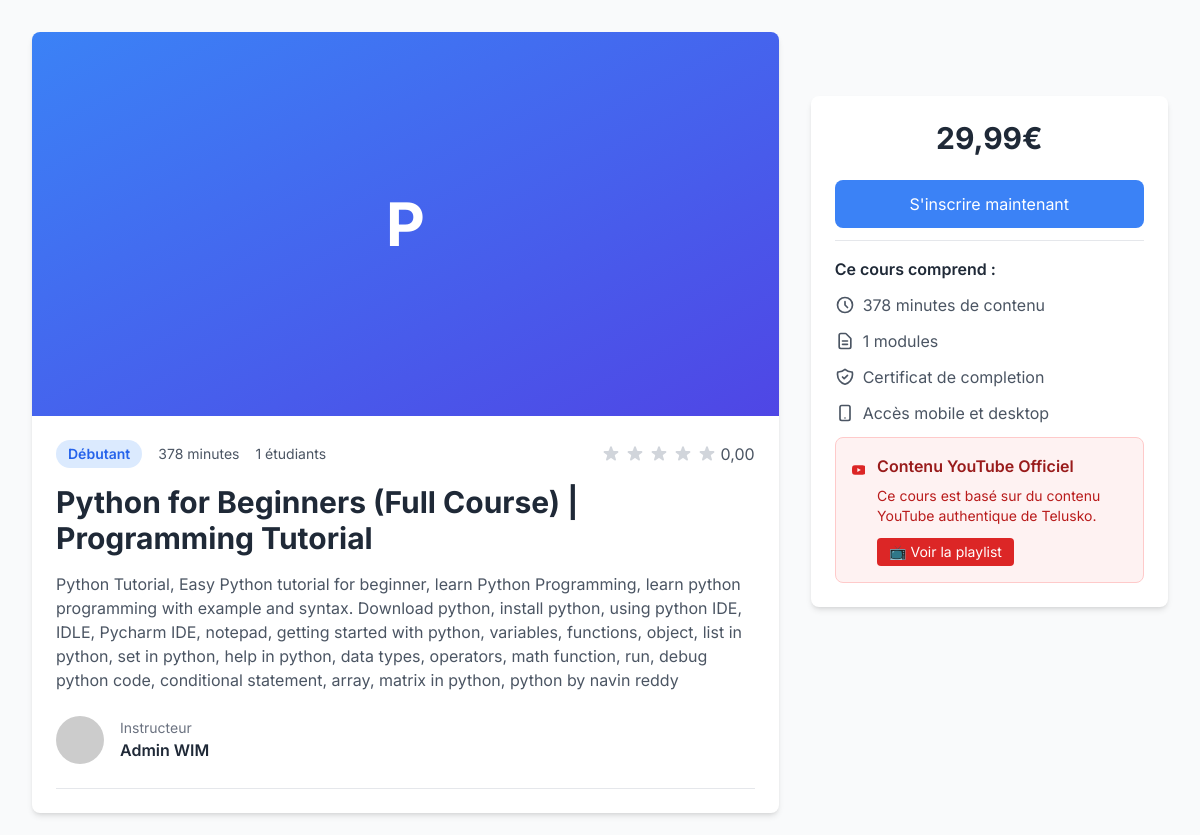
Before: /courses/python-for-beginners-full-course-programming-tutorial/ (upper part) with the older database file.
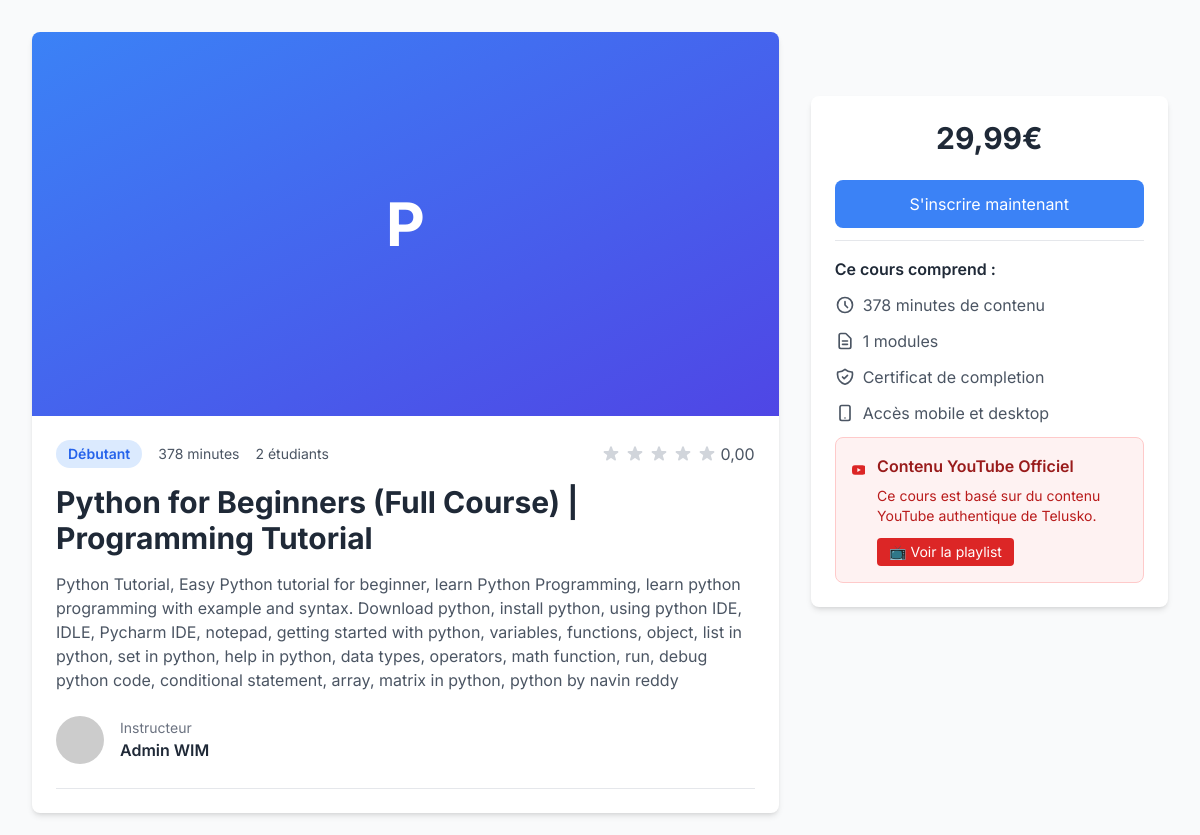
After: the same page with the newer database file.
### apps/courses/models.py (models this page shows, shortened)
class Course(models.Model):
    DIFFICULTY_CHOICES = [
        ('beginner', 'Débutant'),
        ('intermediate', 'Intermédiaire'),
        ('advanced', 'Avancé'),
    ]
    title = models.CharField('titre', max_length=200)
    slug = models.SlugField('slug', max_length=250, unique=True, blank=True)
    description = models.TextField('description courte', max_length=500)
    full_description = models.TextField('description complète')
    category = models.ForeignKey(Category, on_delete=models.SET_NULL, null=True, related_name='courses',
                                 verbose_name='catégorie')
    instructor = models.ForeignKey('users.User', on_delete=models.CASCADE, related_name='taught_courses',
                                   verbose_name='instructeur')
    image = models.ImageField(upload_to='course_images/', verbose_name='image', blank=True, null=True)
    difficulty = models.CharField('difficulté', max_length=20, choices=DIFFICULTY_CHOICES, default='beginner')
    duration = models.IntegerField('durée (minutes)', default=0)
    price = models.DecimalField('prix', max_digits=10, decimal_places=2, default=0)
    rating = models.DecimalField('note', max_digits=3, decimal_places=2, default=0)
    total_students = models.IntegerField('étudiants', default=0)
    total_reviews = models.IntegerField('avis', default=0)
    is_published = models.BooleanField('publié', default=False)
    is_new = models.BooleanField('nouveau', default=True)
    is_featured = models.BooleanField('mis en avant', default=False)
    prerequisites = models.TextField('prérequis', blank=True)
    learning_objectives = models.TextField('objectifs', blank=True)
    youtube_playlist_id = models.CharField('ID Playlist YouTube', max_length=100, blank=True)
    youtube_channel_id = models.CharField('ID Chaîne YouTube', max_length=100, blank=True)
    youtube_channel_name = models.CharField('Nom Chaîne YouTube', max_length=200, blank=True)
    youtube_thumbnail_url = models.URLField('URL Miniature YouTube', blank=True)
    is_youtube_synced = models.BooleanField('Synchronisé YouTube', default=False)
    last_youtube_sync = models.DateTimeField('Dernière sync YouTube', null=True, blank=True)
    created_at = models.DateTimeField(auto_now_add=True)
    updated_at = models.DateTimeField(auto_now=True)
    class Meta:
        verbose_name = 'cours'
        verbose_name_plural = 'cours'
        ordering = ['-created_at']

### apps/users/models.py (models this page shows, shortened)
class User(AbstractUser):
    username = None
    email = models.EmailField('adresse email', unique=True)
    name = models.CharField('nom complet', max_length=150, blank=True)
    bio = models.TextField('biographie', max_length=500, blank=True)
    avatar = models.ImageField(upload_to='avatars/', blank=True, null=True)
    phone = models.CharField('téléphone', max_length=20, blank=True)
    location = models.CharField('localisation', max_length=100, blank=True)
    newsletter_subscribed = models.BooleanField('newsletter', default=True)
    email_notifications = models.BooleanField('notifications', default=True)
    is_instructor = models.BooleanField('instructeur', default=False)
    groups = models.ManyToManyField(
        'auth.Group',
        verbose_name='groups',
        blank=True,
        related_name='custom_users',
        related_query_name='custom_user',
    )
    user_permissions = models.ManyToManyField(
        'auth.Permission',
        verbose_name='user permissions',
        blank=True,
        related_name='custom_users',
        related_query_name='custom_user',
    )
    objects = UserManager()
    USERNAME_FIELD = 'email'
    REQUIRED_FIELDS = ['name']
    class Meta:
        verbose_name = 'utilisateur'
        verbose_name_plural = 'utilisateurs'
        ordering = ['-date_joined']

### apps/courses/views.py (the view, shortened to what this page needs)
# urls.py: path('<slug:slug>/', views.CourseDetailView.as_view(), name='detail'),
class CourseDetailView(DetailView):
    model = Course
    template_name = 'courses/course_detail.html'
    context_object_name = 'course'
    slug_field = 'slug'
    slug_url_kwarg = 'slug'
    def get_context_data(self, **kwargs):
        context = super().get_context_data(**kwargs)
        course = self.object
        user = self.request.user
        context['modules'] = course.modules.filter(
            is_published=True
        ).prefetch_related('lessons').order_by('order')
        is_enrolled = False
        enrollment = None
        context['is_enrolled'] = is_enrolled
        reviews = Review.objects.filter(
            course=course
        ).select_related('user').order_by('-created_at')[:10]
        context['reviews'] = reviews
        context['reviews_count'] = course.total_reviews
        review_stats = reviews.aggregate(
            avg_rating=Avg('rating'),
            five_stars=Count('id', filter=Q(rating=5)),
            four_stars=Count('id', filter=Q(rating=4)),
            three_stars=Count('id', filter=Q(rating=3)),
            two_stars=Count('id', filter=Q(rating=2)),
            one_star=Count('id', filter=Q(rating=1)),
        )
        context['review_stats'] = review_stats
        context['similar_courses'] = Course.objects.filter(
            category=course.category,
            is_published=True
        ).exclude(id=course.id)[:3]
        return context

### apps/dashboard/templatetags/math_filters.py (called while the page is built)
@register.filter(name='mul')
def multiply(value, arg):
    try:
        return float(value) * float(arg)
    except (ValueError, TypeError):
        return 0

### templates/courses/course_detail.html (shortened to what the changed rows need)
{% extends 'base.html' %}
{% load custom_filters %}
{% load static %}
{% load math_filters %}
{% block content %}
<div class="grid grid-cols-1 lg:grid-cols-3 gap-8">
    <div class="lg:col-span-2">
        <div class="bg-white rounded-lg shadow-md overflow-hidden mb-6">
            {% if course.image %}
                <img src="{{ course.image.url }}" alt="{{ course.title }}" class="w-full h-96 object-cover">
            {% else %}
                <div class="w-full h-96 bg-gradient-to-br from-blue-500 to-indigo-600 flex items-center justify-center">
                    <span class="text-white text-6xl font-bold">{{ course.title|first }}</span>
                </div>
            {% endif %}
            <div class="p-6">
                <div class="flex items-center justify-between mb-4">
                    <div class="flex items-center space-x-4">
                        <span class="px-3 py-1 bg-blue-100 text-blue-600 rounded-full text-sm font-semibold">
                            {{ course.get_difficulty_display }}
                        </span>
                        <span class="text-gray-600 text-sm">{{ course.duration }} minutes</span>
                        <span class="text-gray-600 text-sm">{{ course.total_students }} étudiants</span>
                    </div>
                    <div class="flex items-center space-x-1">
                        {% for i in "12345" %}
                        <svg class="w-5 h-5 {% if forloop.counter <= course.rating %}text-yellow-400{% else %}text-gray-300{% endif %}" fill="currentColor" viewBox="0 0 20 20">
                            <path d="M9.049 2.927c.3-.921 1.603-.921 1.902 0l1.07 3.292a1 1 0 00.95.69h3.462c.969 0 1.371 1.24.588 1.81l-2.8 2.034a1 1 0 00-.364 1.118l1.07 3.292c.3.921-.755 1.688-1.54 1.118l-2.8-2.034a1 1 0 00-1.175 0l-2.8 2.034c-.784.57-1.838-.197-1.539-1.118l1.07-3.292a1 1 0 00-.364-1.118L2.98 8.72c-.783-.57-.38-1.81.588-1.81h3.461a1 1 0 00.951-.69l1.07-3.292z"></path>
                        </svg>
                        {% endfor %}
                        <span class="ml-2 text-gray-600">{{ course.rating }}</span>
                    </div>
                </div>
                <h1 class="text-3xl font-bold text-gray-800 mb-4">{{ course.title }}</h1>
                <p class="text-gray-600 mb-6">{{ course.description }}</p>
                <div class="flex items-center space-x-4 pb-6 border-b">
                    <img src="https://ui-avatars.com/api/?name={{ course.instructor.name }}&background=4A90E2&color=fff"
                         alt="{{ course.instructor.name }}"
                         class="w-12 h-12 rounded-full">
                    <div>
                        <p class="text-sm text-gray-500">Instructeur</p>
                        <p class="font-semibold text-gray-800">{{ course.instructor.name }}</p>
                    </div>
                </div>
            </div>
        </div>
    </div>
    <div class="lg:col-span-1">
        <div class="bg-white rounded-lg shadow-md p-6 sticky top-24">
            <div class="text-center mb-6">
                {% if course.price == 0 %}
                <div class="text-3xl font-bold text-green-600 mb-2">Gratuit</div>
                {% else %}
                <div class="text-3xl font-bold text-gray-800 mb-2">{{ course.price }}€</div>
                {% endif %}
            </div>
            <div class="border-t pt-4 space-y-3">
                <div class="flex items-center space-x-2 text-gray-600">
                    <svg class="w-5 h-5" fill="none" stroke="currentColor" viewBox="0 0 24 24">
                        <path stroke-linecap="round" stroke-linejoin="round" stroke-width="2" d="M12 8v4l3 3m6-3a9 9 0 11-18 0 9 9 0 0118 0z"></path>
                    </svg>
                    <span>{{ course.duration }} minutes de contenu</span>
                </div>
                {% if course.youtube_playlist_id or course.youtube_channel_id %}
                <div class="bg-red-50 border border-red-200 rounded-lg p-4 mb-6">
                    <div class="flex items-start">
                        <div>
                            <h3 class="font-semibold text-red-800 mb-2">Contenu YouTube Officiel</h3>
                            <p class="text-red-700 text-sm mb-3">
                                Ce cours est basé sur du contenu YouTube authentique
                                {% if course.youtube_channel_name %}de {{ course.youtube_channel_name }}{% endif %}.
                            </p>
                            <div class="flex gap-2">
                                {% if course.youtube_playlist_id %}
                                <a href="https://www.youtube.com/playlist?list={{ course.youtube_playlist_id }}"
                                   target="_blank"
                                   class="text-sm bg-red-600 text-white px-3 py-1 rounded hover:bg-red-700 transition">
                                </a>
                                {% endif %}
                            </div>
                        </div>
                    </div>
                </div>
                {% endif %}
            </div>
        </div>
    </div>
</div>
{% endblock %}

Changed rows visible on the page:
changed Course "Python for Beginners (Full Course) | Programming Tutorial": total_students "1" → "2"
